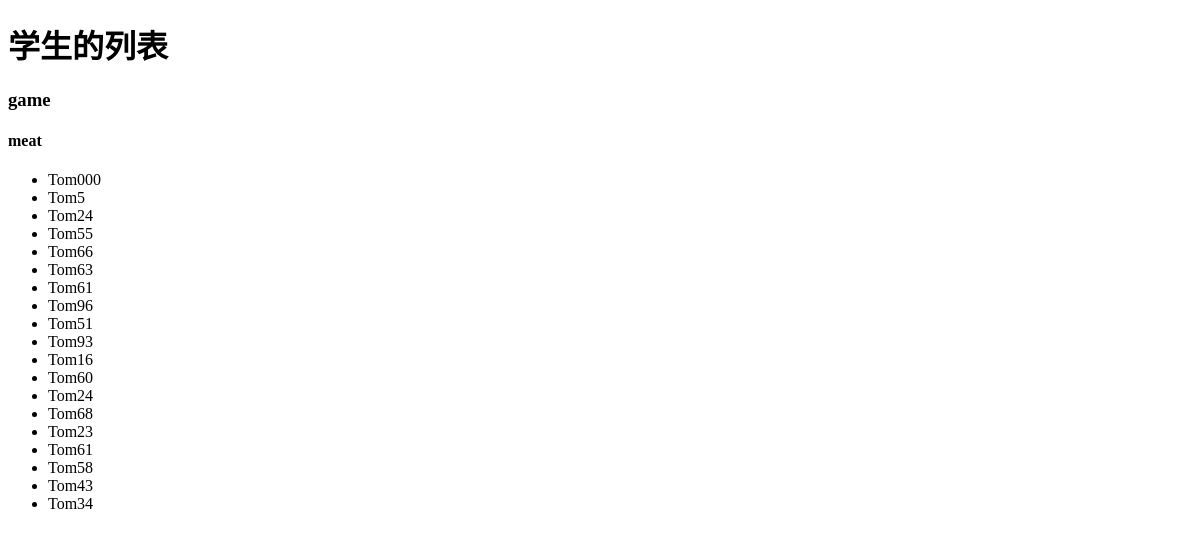
The app's page /two/get_student/, older data.
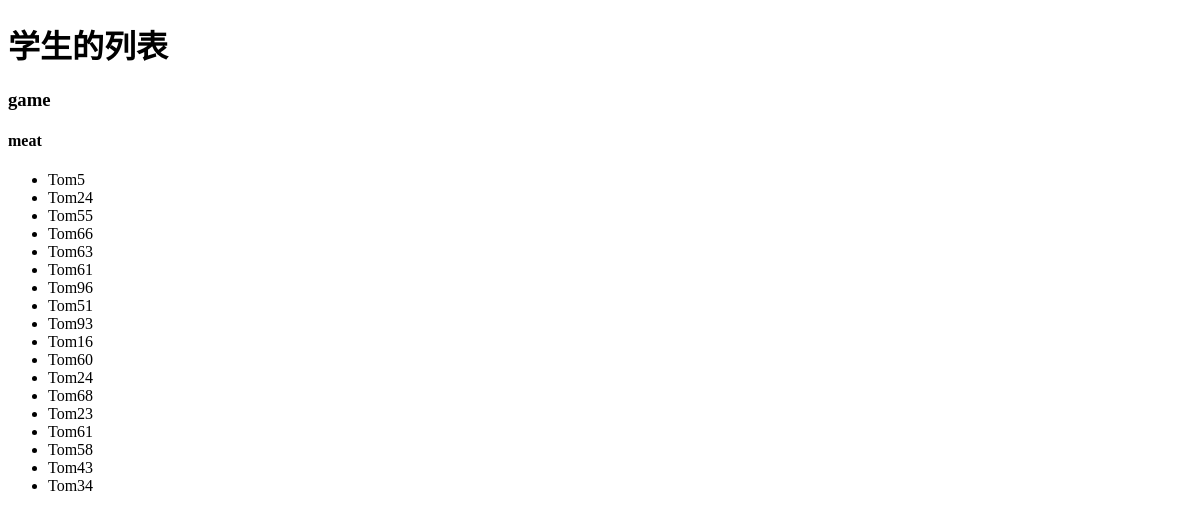
The same page, newer data.
### TWO/models.py (models this page shows)
class Student(models.Model):
    s_name = models.CharField(max_length=12)
    s_age = models.IntegerField(default=1)

### TWO/views.py (the view)
# urls.py: url('get_student/', views.get_student),
def get_student(request):
    students = Student.objects.all()
    for i in students:
        print(i)
    context = {
        'hobby': 'game',
        'eat': 'meat',
        'students': students
    }
    return render(request, 'student_list.html', context=context)

### templates/student_list.html (shortened to what this page needs)
<!DOCTYPE html>
<html lang="zh-CN">
<head>
</head>
<body>
<h1>学生的列表</h1>
<h3>{{ hobby }}</h3>
<h4>{{ eat }}</h4>
<ul>
    {% for student in students %}
        <li>{{ student.s_name }}</li>
    {% endfor %}
</ul>
</body>
</html>

Row changes from the older to the newer data that the page shows:
removed Student: s_name "Tom000"
